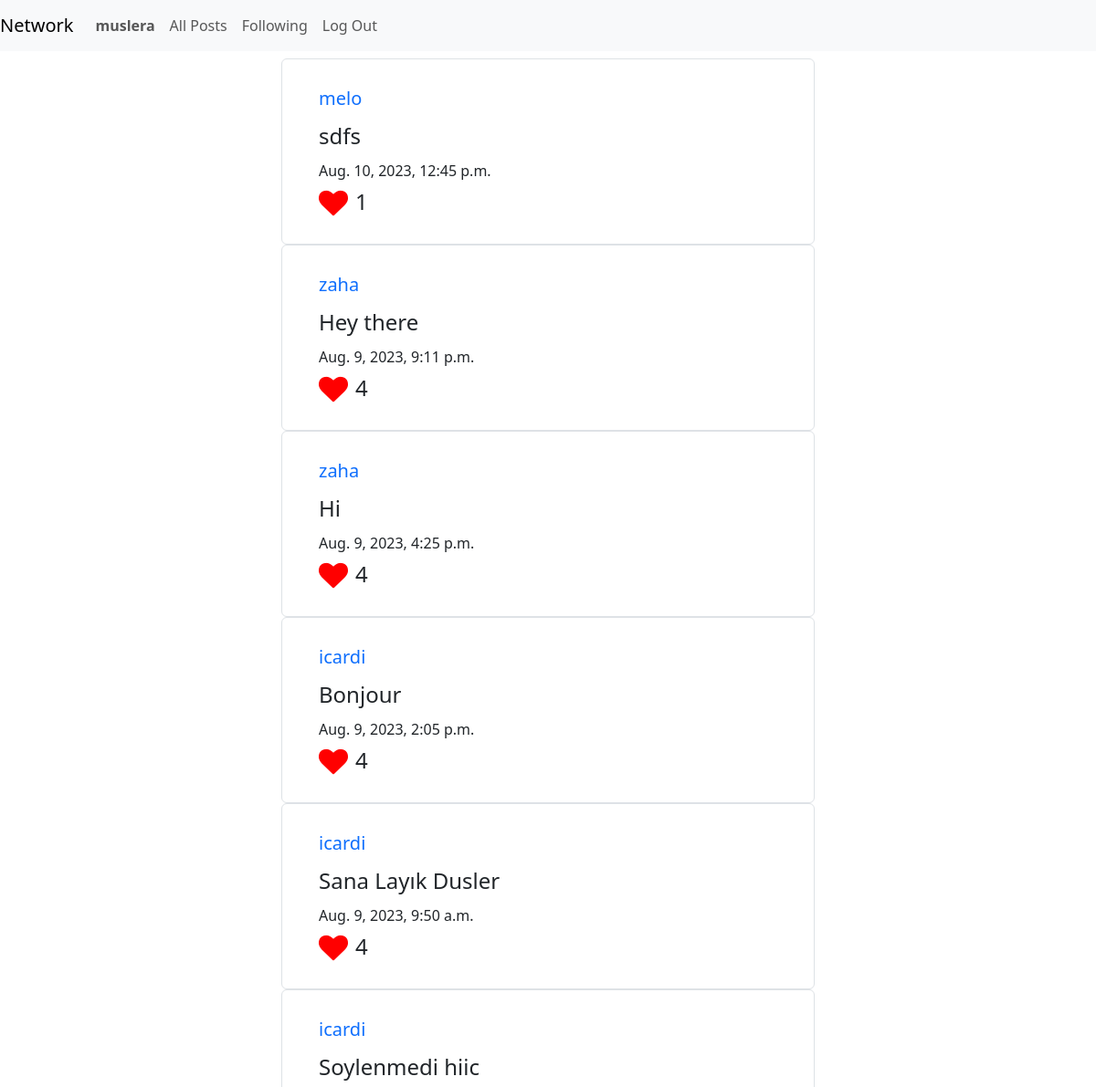
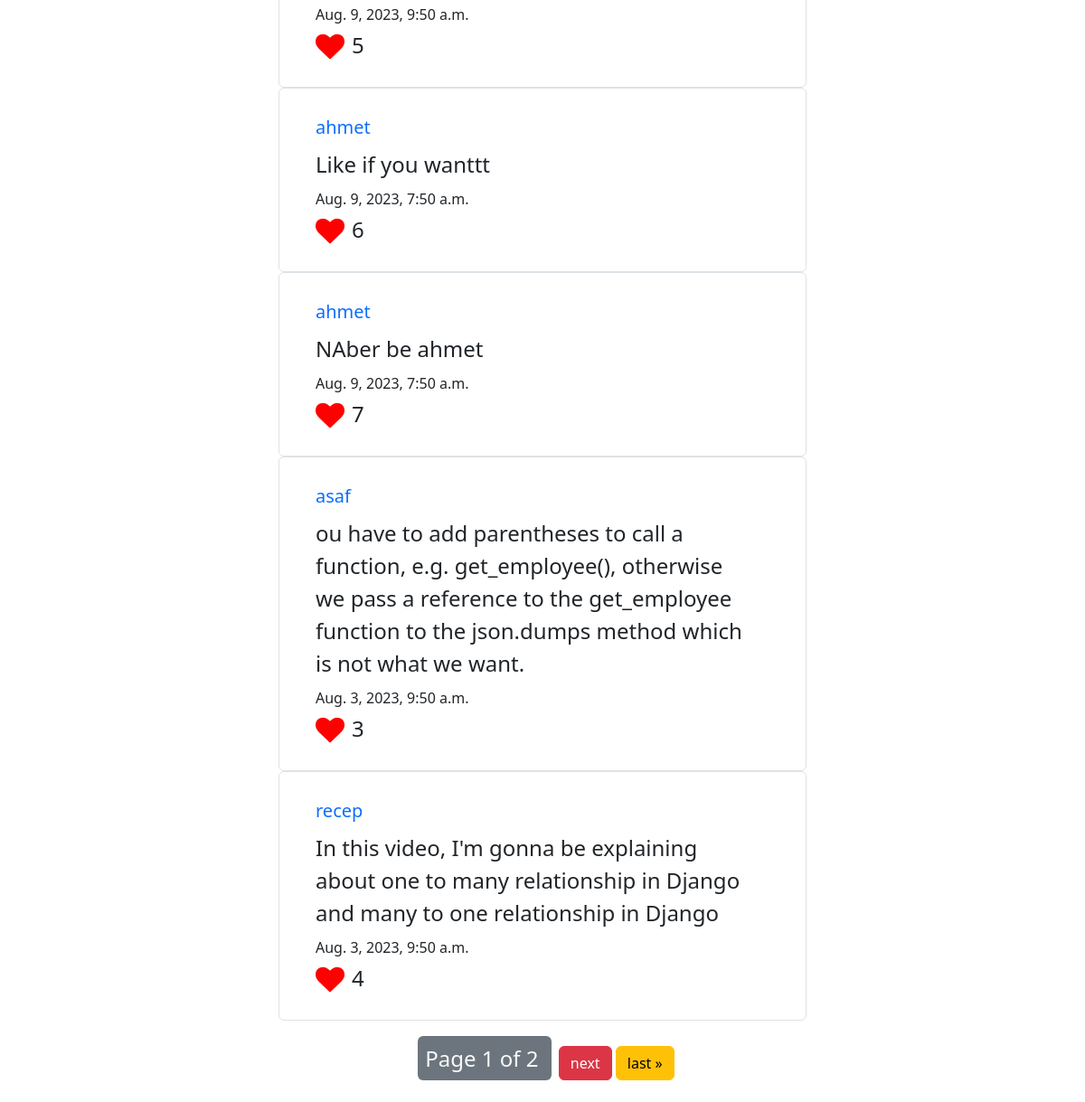
Screenshot of /following (signed in) with the database file from the repository (2 pictures, top to bottom).
### network/models.py (models this page shows, shortened)
class User(AbstractUser):
    nickname = models.CharField(max_length=20, null = True)
    image = models.URLField(null=True,  blank=True)
    def __str__(self):
        return self.username

class Post(models.Model):
    creator = models.ForeignKey(User, on_delete=models.CASCADE, null = False, default = False)
    content = models.TextField(max_length=550, null = True)
    created_at = models.DateTimeField(auto_now_add = True)
    updated_at = models.DateTimeField(auto_now = True)
    likes = models.IntegerField(blank=True, null=True)

### network/views.py (the view)
# urls.py: path("following", views.following_posts, name="following_posts"),
def following_posts(request):
    if request.user.is_authenticated:
        if Follower.objects.filter(followers=request.user):
            following = Follower.objects.filter(followers=request.user).first().following.all()
            posts = Post.objects.all()
            followings_posts = [post for post in posts if post.creator in following]
            followings_posts.reverse()
        else:
            followings_posts = []
            following = None
        likes = Like.objects.filter(user=request.user)
        liked_posts = [like.post for like in likes]
        paginator = Paginator(followings_posts, 10)
        page_number = request.GET.get("page")
        page_obj = paginator.get_page(page_number)
        return render(request, "network/following.html", {
            "following": following,
            "posts": page_obj,
            "liked_posts": liked_posts
        })
    else:
        return JsonResponse({"error":"You should logged in to see following posts"})

### network/templates/network/following.html (shortened to what this page needs)
{% extends "network/layout.html" %}
{% block body %}
<div id="post-container" class="w-50 m-auto">
    <div id="all-posts" class="row justify-content-center m-2 text-center" >
        {% for post in posts %}
    <div id="general-post-container" class="border border-1 w-100 rounded " style="width: 18rem;">
        <div class="m-none post p-4" id={{post.id}}>
            <div id="post-content-view" class="d-block">
                <div class="d-flex justify-content-between">
                  <a href="{% url 'load_profile' username=post.creator %}" id="user" class="m-1 username text-decoration-none fs-5">{{post.creator}}</a>
                </div>
                <div class="d-flex row">
                    <div class="d-flex row pull-left">
                        <div>
                            <p class="text-start m-1 fs-4" id="content">{{post.content}}</p>
                        </div>
                        <div>
                            <p class="m-1 text-start" id="date">{{post.created_at}}</p>
                        </div>
                    </div>
                    <div class="d-flex">
                        {% if post in liked_posts %}
                            <i id="liked-button" class="m-1 fa fa-heart fa-2x like-button" aria-hidden="true"></i>
                        {% else %}
                            <i id="like-button" class="m-1 fa fa-heart-o fa-2x like-button" aria-hidden="true"></i>
                        {% endif %}
                        <h4 class="card-text m-1" id="likes">{{post.likes}}</h5>
                    </div>
                </div>
            </div>
        </div>
    </div>
        {% endfor %}
</div>
        <div class="pagination m-4">
            <span class="step-links m-auto">
                <span class="current m-2 p-2 fs-4 bg-secondary text-light rounded">
                    Page {{ posts.number }} of {{ posts.paginator.num_pages }}
                </span>
                {% if posts.has_next %}
                    <a href="?page={{ posts.next_page_number }}" class="btn btn-danger">next</a>
                    <a href="?page={{ posts.paginator.num_pages }}" class="btn btn-warning">last &raquo;</a>
                {% endif %}
            </span>
        </div>
    </div>
</div>
{% endblock %}

### network/templates/network/layout.html (shortened to what this page needs)
{% load static %}
<!DOCTYPE html>
<html lang="en">
    <head>
        <link rel="stylesheet" href="https://cdnjs.cloudflare.com/ajax/libs/font-awesome/4.7.0/css/font-awesome.min.css">
        <link href="https://cdn.jsdelivr.net/npm/bootstrap@5.3.1/dist/css/bootstrap.min.css" rel="stylesheet">
        <link href="{% static 'network/styles.css' %}" rel="stylesheet">
        <link href="{% static 'network/main.css' %}" rel="stylesheet">
    </head>
    <body>
        <nav class="navbar navbar-expand-lg navbar-light bg-light">
            <a class="navbar-brand" href="#">Network</a>
            <div>
              <ul class="navbar-nav mr-auto">
                {% if user.is_authenticated %}
                    <li class="nav-item">
                    <a class="nav-link" href="{% url 'load_profile' user.username %}" id="current-user"><strong>{{ user.username }}</strong></a>
                    </li>
                {% endif %}
                <li class="nav-item">
                  <a class="nav-link" id="all-posts-link" href="{% url 'index' %}">All Posts</a>
                </li>
                {% if user.is_authenticated %}
                    <li class="nav-item">
                        <a href="{% url 'following_posts' %}" class="nav-link">Following</a>
                    </li>
                    <li class="nav-item">
                        <a class="nav-link" href="{% url 'logout' %}">Log Out</a>
                    </li>
                {% endif %}
              </ul>
            </div>
          </nav>
        <div class="body">
            {% block body %}
            {% endblock %}
    </body>
</html>

### network/static/network/main.css (style rules this page uses)
#liked-button { color:red ; }

### rows the page displays
User: username "muslera"
Post: creator "melo", content "sdfs", created_at "Aug. 10, 2023, 12:45 p.m.", likes "1"
Post: creator "zaha", content "Hey there", created_at "Aug. 9, 2023, 9:11 p.m.", likes "4"
Post: creator "zaha", content "Hi", created_at "Aug. 9, 2023, 4:25 p.m.", likes "4"
Post: creator "icardi", content "Bonjour", created_at "Aug. 9, 2023, 2:05 p.m.", likes "4"
Post: creator "icardi", content "Sana Layık Dusler", created_at "Aug. 9, 2023, 9:50 a.m.", likes "4"
Post: creator "icardi", content "Soylenmedi hiic", created_at "Aug. 9, 2023, 9:50 a.m.", likes "5"
Post: creator "ahmet", content "Like if you wanttt", created_at "Aug. 9, 2023, 7:50 a.m.", likes "6"
Post: creator "ahmet", content "NAber be ahmet", created_at "Aug. 9, 2023, 7:50 a.m.", likes "7"
Post: creator "asaf", content "ou have to add parentheses to call a function, e.g. get_employee(), otherwise we pass a reference to the get_employee function to the json.dumps method which is not what we want.", created_at "Aug. 3, 2023, 9:50 a.m.", likes "3"
Post: creator "recep", content "In this video, I'm gonna be explaining about one to many relationship in Django and many to one relationship in Django", created_at "Aug. 3, 2023, 9:50 a.m.", likes "4"

### other values shown
{{ posts.number }} "1"
{{ posts.paginator.num_pages }} "2"
